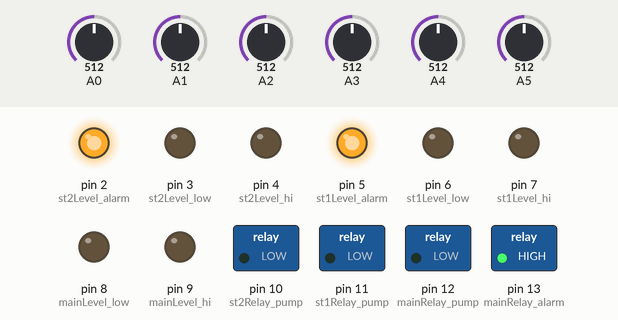
The sketch below on a simulated Arduino Uno, built with avr-gcc and run on an emulated ATmega328P. Parts: switched loads named in the sketch (green lamp = pin HIGH), output pins drawn as LEDs (lit = HIGH). Dashed ring = blinking. The inputs (shaded band) are chosen by the test bench; at power-on: A1 = 512, A0 = 512, A2 = 512, A3 = 512, A4 = 512, A5 = 512.

Above: at 1.2 s.
1.3 s: A1 set to 105
4.3 s: A1 set to 94
At 5.0 s:
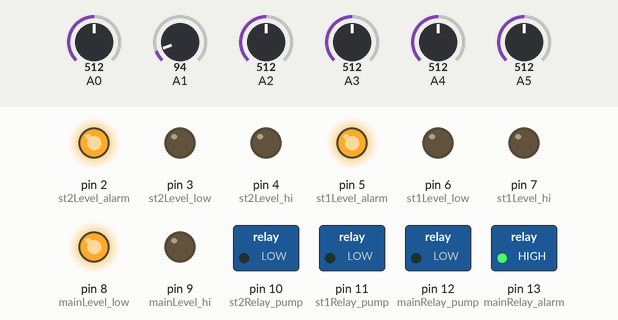
5.8 s: A0 set to 107
7.3 s: A0 set to 90
At 8.6 s:
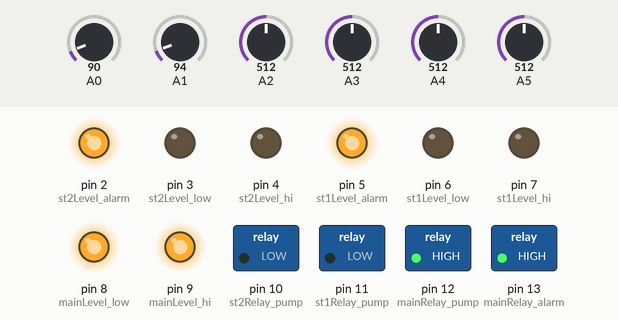
At 9.01 s:
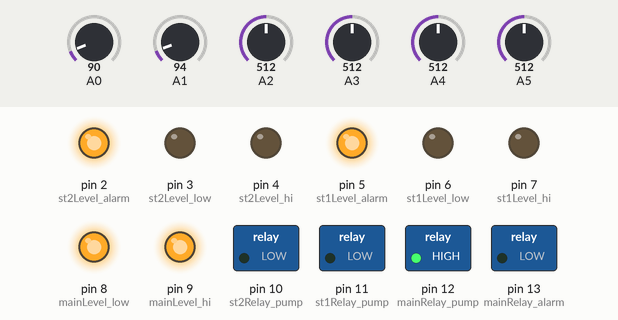
10.3 s: A2 set to 106
11.8 s: A2 set to 93
At 13.2 s:
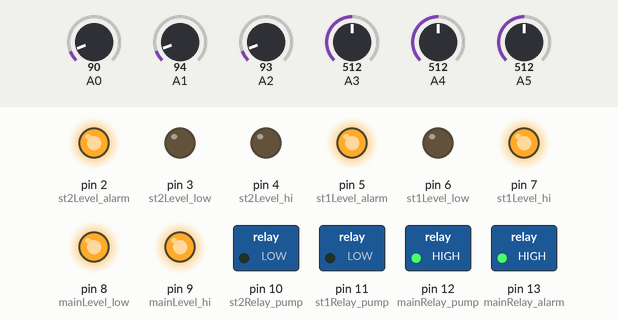
Timing chart, 0 to 15.6 s (numbered marks = the images above; inputs shaded):
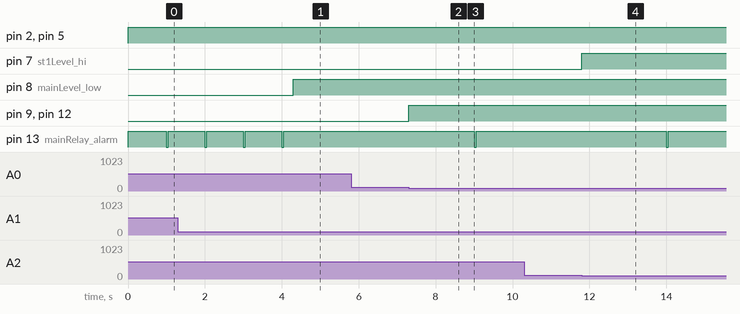

Measured:
- the behaviour switches between 100 and 99 on A1 (found by bisection; images 0 and 1)
- the behaviour switches between 100 and 99 on A0 (found by bisection; images 1 and 2)
- the behaviour switches between 100 and 99 on A2 (found by bisection; images 3 and 4)
- after the input at 4.3 s, pin 8 (mainLevel_low): LOW → HIGH at once; pin 13 (mainRelay_alarm): stays HIGH (without the input it goes to LOW after 0.70 s)
- after the input at 5.8 s, every drawn part: stays the same
- after the input at 7.3 s, pin 9 (mainLevel_hi), pin 12 (mainRelay_pump): LOW → HIGH at once
- after the input at 10.3 s, every drawn part: stays the same
- after the input at 11.8 s, pin 7 (st1Level_hi): LOW → HIGH at once
- by itself, pin 13 (mainRelay_alarm): alternates HIGH for 0.95 s and LOW for 0.05 s

The sketch:

Floatless_Relay_v2_-_Modified.ino
```cpp
int mainLevel_low = 8;
int mainLevel_hi = 9;
int st1Level_low = 6;
int st1Level_hi = 7;
int st1Level_alarm = 5;
int st2Level_low = 3;
int st2Level_hi = 4;
int st2Level_alarm = 2;
int mainRelay_alarm = 13;
int mainRelay_pump = 12;
int st1Relay_pump = 11;
int st2Relay_pump = 10;

int mainSensorCal_low = 100;
int mainSensorCal_hi = 100;
int st1SensorCal_low = 100;
int st1SensorCal_hi = 100;
int st2SensorCal_low = 100;
int st2SensorCal_hi = 100;

unsigned long prevMillis = 0;
unsigned long currMillis;

bool mainPumpStart = false;
bool st1PumpStart = false;
bool st2PumpStart = false;
bool mainAlarm = false;
bool station1Alarm = false;
bool station2Alarm = false;


void setup() {
//  Serial.begin(9600);
  pinMode (mainLevel_low, OUTPUT);
  pinMode (mainLevel_hi, OUTPUT);
  pinMode (st1Level_low, OUTPUT);
  pinMode (st1Level_hi, OUTPUT);
  pinMode (st1Level_alarm, OUTPUT);
  pinMode (st2Level_low, OUTPUT);
  pinMode (st2Level_hi, OUTPUT);
  pinMode (st2Level_alarm, OUTPUT);
  pinMode (mainRelay_alarm, OUTPUT);
  pinMode (mainRelay_pump, OUTPUT);
  pinMode (st1Relay_pump, OUTPUT);
  pinMode (st2Relay_pump, OUTPUT);

  digitalWrite (mainRelay_alarm, HIGH);
  digitalWrite (mainRelay_pump, HIGH);
  digitalWrite (st1Relay_pump, HIGH);
  digitalWrite (st2Relay_pump, HIGH);
}


void Controls(){
  //main tank
  if (analogRead(A0) < mainSensorCal_hi){
    digitalWrite (mainLevel_hi, HIGH);
    mainPumpStart = false;
  }
  if (analogRead(A0) > mainSensorCal_hi){
    digitalWrite (mainLevel_hi, LOW);
  }
  if (analogRead(A1) < mainSensorCal_low){
    digitalWrite (mainLevel_low, HIGH);
    mainAlarm = false;
  }
  if (analogRead(A1) > mainSensorCal_low){
    digitalWrite (mainLevel_low, LOW);
    mainAlarm = true;
    mainPumpStart = true;
  }

  //station1 tank
  if (analogRead(A2) < st1SensorCal_hi){
    digitalWrite (st1Level_hi, HIGH);
    st1PumpStart = false;
  }
  if (analogRead(A2) > st1SensorCal_hi){
    digitalWrite (st1Level_hi, LOW);
  }
  if (analogRead(A3) < st1SensorCal_low){
    digitalWrite (st1Level_low, HIGH);
    digitalWrite (st1Level_alarm, LOW);
    station1Alarm = false;
  }
  if (analogRead(A3) > st1SensorCal_low){
    digitalWrite (st1Level_low, LOW);
    digitalWrite (st1Level_alarm, HIGH);
    station1Alarm = true;
    st1PumpStart = true;
  }

  //station2 tank
  if (analogRead(A4) < st2SensorCal_hi){
    digitalWrite (st2Level_hi, HIGH);
    st2PumpStart = false;
  }
  if (analogRead(A4) > st2SensorCal_hi){
    digitalWrite (st2Level_hi, LOW);
  }
  if (analogRead(A5) < st2SensorCal_low){
    digitalWrite (st2Level_low, HIGH);
    digitalWrite (st2Level_alarm, LOW);
    station2Alarm = false;
  }
  if (analogRead(A5) > st2SensorCal_low){
    digitalWrite (st2Level_low, LOW);
    digitalWrite (st2Level_alarm, HIGH);
    station2Alarm = true;
    st2PumpStart = true;
  }
}


void Pump(){
  if (mainPumpStart == true){
    digitalWrite (mainRelay_pump, LOW);
  }
  if (mainPumpStart == false){
    digitalWrite (mainRelay_pump, HIGH);
  }
  if (st1PumpStart == true){
    digitalWrite (st1Relay_pump, LOW);
  }
  if (st1PumpStart == false){
    digitalWrite (st1Relay_pump, HIGH);
  }
  if (st2PumpStart == true){
    digitalWrite (st2Relay_pump, LOW);
  }
  if (st2PumpStart == false){
    digitalWrite (st2Relay_pump, HIGH);
  }
}


void Alarm(){
  currMillis = millis();
  if (station1Alarm == true || station2Alarm == true && mainAlarm == false){
    if (currMillis - prevMillis >= 5000){
      prevMillis = currMillis;
      digitalWrite (mainRelay_alarm, LOW);
      delay (50);
      digitalWrite (mainRelay_alarm, HIGH);
    }
  }
  if (mainAlarm == true){
    if (currMillis - prevMillis >= 1000){
      prevMillis = currMillis;
      digitalWrite (mainRelay_alarm, LOW);
      delay (50);
      digitalWrite (mainRelay_alarm, HIGH);
    }
  }
}


void loop() {
//  Serial.println(analogRead(0));
//  Serial.println(analogRead(1));
//  Serial.println(analogRead(2));
//  Serial.println(analogRead(3));
//  Serial.println(analogRead(4));
//  Serial.println(analogRead(5));
//  Serial.println("------------------------");
//  delay(1000);

  Controls();
  Pump();
  Alarm();
}
```
